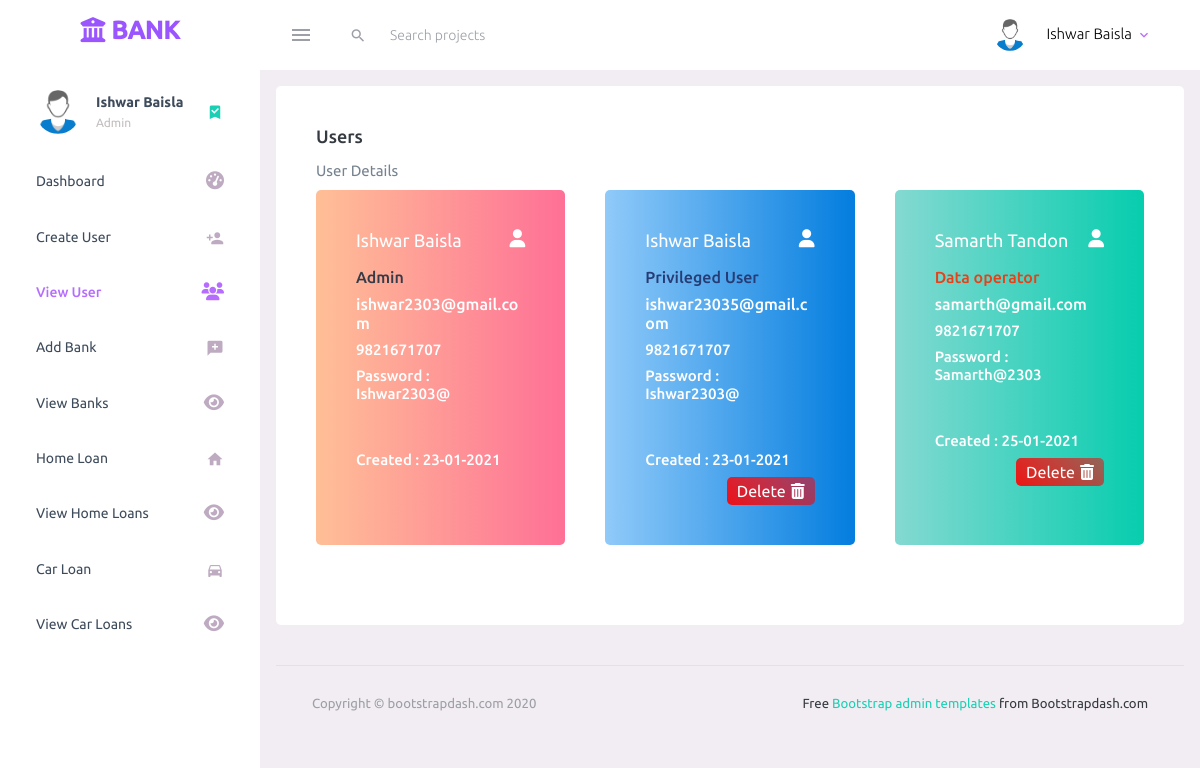
The page /view-users.php (signed in) on the database as committed earlier.
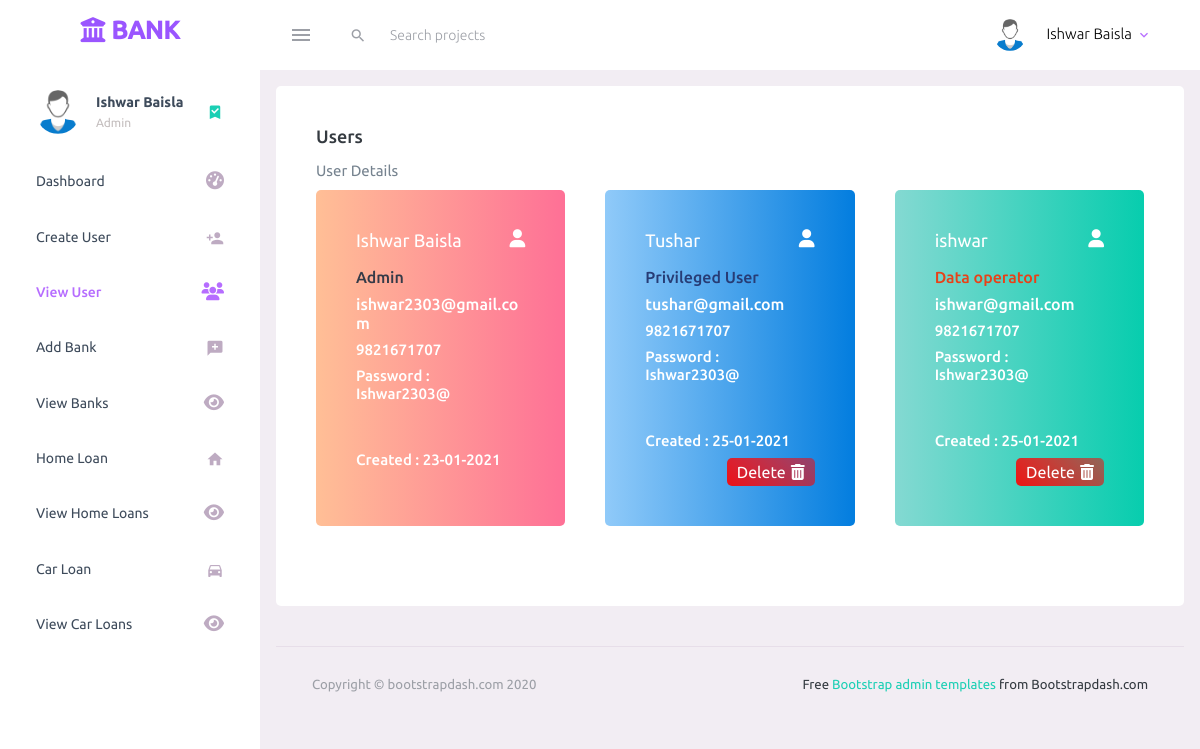
The same page on the database as committed later.
### tables this page shows
CREATE TABLE `user_registration` (
  `user_id` int(11) NOT NULL,
  `user_full_name` varchar(200) NOT NULL,
  `user_email` varchar(200) NOT NULL,
  `user_mobile` varchar(200) NOT NULL,
  `user_password` varchar(200) NOT NULL,
  `user_role` tinyint(4) NOT NULL,
  `user_updated_timestamp` varchar(100) NOT NULL
);

### view-users.php (the view, shortened to what this page needs)
<?php
    require_once('connection.php');
    $db_error = '';
    $sql = "SELECT * FROM user_registration";
    $result = $conn->query($sql);
?>
<!DOCTYPE html>
<html lang="en">
  <head>
    <link rel="stylesheet" href="assets/vendors/mdi/css/materialdesignicons.min.css">
    <link rel="stylesheet" href="assets/vendors/css/vendor.bundle.base.css">
    <link rel="stylesheet" href="assets/css/style.css">
  </head>
  <body>
    <div class="container-scroller">
      <?php require 'includes/dashboard-header.php'; ?>
      <div class="container-fluid page-body-wrapper">
        <?php require 'includes/side-navigation.php'; ?>
        <div class="main-panel">
          <div class="content-wrapper">
            <div class="row">
              <div class="col-12 grid-margin stretch-card">
                <div class="card">
                  <div class="card-body">
                    <h4 class="card-title">Users</h4>
                    <?php
                        if($db_error == ''){
                          if($result->num_rows > 0){
                            ?>
                            <p class="card-description"> User Details </p>
                            <div class="row bank-card-container">
                            <?php
                            while($row = $result->fetch_assoc()){
                                $encoded_user_id = base64_encode($row['user_id']);
                                $created_date = new DateTime($row['user_updated_timestamp']);
                                $full_name = $row['user_full_name'];
                                $role = $row['user_role'];
                                if($role == '2'){
                                  $role_value = 'Admin';
                                  $css_class = 'admin';
                                  $css_card = 'card bg-gradient-danger card-img-holder text-white';
                                }
                                if($role == '1'){
                                  $role_value = 'Privileged User';
                                  $css_class = 'privileged-user';
                                  $css_card = 'card bg-gradient-info card-img-holder text-white';
                                }
                                if($role == '0'){
                                  $role_value = 'Data operator';
                                  $css_class = 'data-operator';
                                  $css_card = 'card bg-gradient-success card-img-holder text-white';
                                }
                                $email = base64_decode($row['user_email']);
                                $contact = base64_decode($row['user_mobile']);
                                $password = base64_decode($row['user_password'])
                                ?>
                                <div class="col-md-4 stretch-card grid-margin">
                                  <div class="<?php echo $css_card; ?>">
                                    <div class="card-body">
                                      <h4 class="font-weight-normal mb-3">
                                        <?php echo $full_name; ?>
                                        <i class="fas fa-user mdi-24px float-right"></i>
                                      </h4>
                                      <h5 class="mb-2 <?php echo $css_class; ?>">
                                        <?php echo $role_value; ?>
                                      </h5>
                                      <h5 class="mb-2">
                                        <?php echo $email; ?>
                                      </h5>
                                      <h6 class="mb-2">
                                        <?php echo $contact; ?>
                                      </h6>
                                      <h6 class="mb-5">
                                        <?php echo 'Password : '.$password; ?>
                                      </h6>
                                      <h6 class="mb-2">
                                        <?php echo 'Created : '.$created_date->format('d-m-Y'); ?>
                                      </h6>
                                      <div class="bank-operation form-inline justify-content-end">
                                        <?php if($role != '2'){ ?>
                                        <label class="delete-btn" onclick="confirmResourceDeletion('<?php echo $encoded_user_id; ?>','user')">Delete
                                          <i class="fas fa-trash-alt"></i>
                                        </label>
                                        <?php } ?>
                                      </div>
                                    </div>
                                  </div>
                                </div>
                                <?php
                            }
                            ?>
                            </div>
                            <?php
                          }
                        }
                    ?>
                  </div>
                </div>
              </div>
          </div>
          <footer class="footer">
            <div class="container-fluid clearfix">
              <span class="text-muted d-block text-center text-sm-left d-sm-inline-block">Copyright © bootstrapdash.com 2020</span>
              <span class="float-none float-sm-right d-block mt-1 mt-sm-0 text-center"> Free <a href="https://www.bootstrapdash.com/bootstrap-admin-template/" target="_blank">Bootstrap admin templates </a> from Bootstrapdash.com</span>
            </div>
          </footer>
        </div>
      </div>
    </div>
  </body>
</html>

### includes/dashboard-header.php (shortened to what this page needs)
<nav class="navbar default-layout-navbar col-lg-12 col-12 p-0 fixed-top d-flex flex-row">
  <div class="text-center navbar-brand-wrapper d-flex align-items-center justify-content-center">
    <a class="navbar-brand brand-logo" href="index.php">
      <h3 class="logo-container">
        <i class="fas fa-university"></i>
        <span>BANK</span>
      </h3>
    </a>
  </div>
  <div class="navbar-menu-wrapper d-flex align-items-stretch">
    <button class="navbar-toggler navbar-toggler align-self-center" type="button" data-toggle="minimize">
      <span class="mdi mdi-menu"></span>
    </button>
    <div class="search-field d-none d-md-block">
      <form class="d-flex align-items-center h-100" action="#">
        <div class="input-group">
          <div class="input-group-prepend bg-transparent">
            <i class="input-group-text border-0 mdi mdi-magnify"></i>
          </div>
          <input type="text" class="form-control bg-transparent border-0" placeholder="Search projects">
        </div>
      </form>
    </div>
    <ul class="navbar-nav navbar-nav-right">
      <li class="nav-item nav-profile dropdown">
        <a class="nav-link dropdown-toggle" id="profileDropdown" href="#" data-toggle="dropdown" aria-expanded="false">
          <div class="nav-profile-img">
            <img src="assets/images/faces-clipart/pic-1.png" alt="">
          </div>
          <div class="nav-profile-text">
            <p class="mb-1 text-black"><?php echo $_SESSION['user_full_name']; ?></p>
          </div>
        </a>
      </li>
    </div>
</nav>

### includes/side-navigation.php (shortened to what this page needs)
<div class="sidebar-space-cover"></div>
<nav class="sidebar sidebar-offcanvas" id="sidebar">
  <ul class="nav">
  <li class="nav-item nav-profile">
      <a href="#" class="nav-link">
        <div class="nav-profile-image">
            <img src="assets/images/faces-clipart/pic-1.png" alt="">
        </div>
        <div class="nav-profile-text d-flex flex-column">
          <span class="font-weight-bold mb-2"><?php echo $_SESSION['user_full_name']; ?></span>
          <span class="text-secondary text-small">
            <?php
              $logged_in_user_role = $_SESSION['user_role'];
              if($logged_in_user_role == '2')
                echo 'Admin';
            ?>
          </span>
        </div>
        <i class="mdi mdi-bookmark-check text-success nav-profile-badge"></i>
      </a>
    </li>
    <li class="nav-item">
      <a class="nav-link" href="index.php">
        <span class="menu-title">Dashboard</span>
        <i class="fas fa-tachometer-alt menu-icon"></i>
      </a>
    </li>
    <?php if($logged_in_user_role == '2'){ ?>
    <li class="nav-item">
      <a class="nav-link" href="create-user.php  ">
        <span class="menu-title">Create User</span>
        <i class="mdi mdi-account-plus menu-icon"></i>
      </a>
    </li>
    <?php } ?>
    <?php if($logged_in_user_role == '2'){ ?>
    <li class="nav-item">
      <a class="nav-link" href="view-users.php  ">
        <span class="menu-title">View User</span>
        <i class="fas fa-users menu-icon"></i>
      </a>
    </li>
    <?php } ?>
    <?php if($logged_in_user_role != '0'){ ?>
    <li class="nav-item">
      <a class="nav-link" href="add-bank.php  ">
        <span class="menu-title">Add Bank</span>
        <i class="mdi mdi-message-plus menu-icon"></i>
      </a>
    </li>
    <?php } ?>
    <?php if($logged_in_user_role != '0'){ ?>
    <li class="nav-item">
      <a class="nav-link" href="view-banks.php  ">
        <span class="menu-title">View Banks</span>
        <i class="fas fa-eye menu-icon"></i>
      </a>
    </li>
    <?php } ?>
    <li class="nav-item">
      <a class="nav-link" href="home-loan.php  ">
        <span class="menu-title">Home Loan</span>
        <i class="mdi mdi-home menu-icon"></i>
      </a>
    </li>
    <li class="nav-item">
      <a class="nav-link" href="view-home-loans.php  ">
        <span class="menu-title">View Home Loans</span>
        <i class="fas fa-eye menu-icon"></i>
      </a>
    </li>
    <li class="nav-item">
      <a class="nav-link" href="car-loan.php  ">
        <span class="menu-title">Car Loan</span>
        <i class="mdi mdi-car menu-icon"></i>
      </a>
    </li>
    <li class="nav-item">
      <a class="nav-link" href="view-car-loans.php  ">
        <span class="menu-title">View Car Loans</span>
        <i class="fas fa-eye menu-icon"></i>
      </a>
    </li>
  </ul>
</nav>

Rows that differ between the two databases and show on the page:
removed user_registration: user_full_name "Ishwar Baisla", user_role "Privileged User", user_email "ishwar23035@gmail.com", user_mobile "9821671707", user_password "Ishwar2303@", user_updated_timestamp "23-01-2021"
removed user_registration: user_full_name "Samarth Tandon", user_role "Data operator", user_email "samarth@gmail.com", user_mobile "9821671707", user_password "Samarth@2303", user_updated_timestamp "25-01-2021"
added user_registration: user_full_name "Tushar", user_role "Privileged User", user_email "tushar@gmail.com", user_mobile "9821671707", user_password "Ishwar2303@", user_updated_timestamp "25-01-2021"
added user_registration: user_full_name "ishwar", user_role "Data operator", user_email "ishwar@gmail.com", user_mobile "9821671707", user_password "Ishwar2303@", user_updated_timestamp "25-01-2021"
